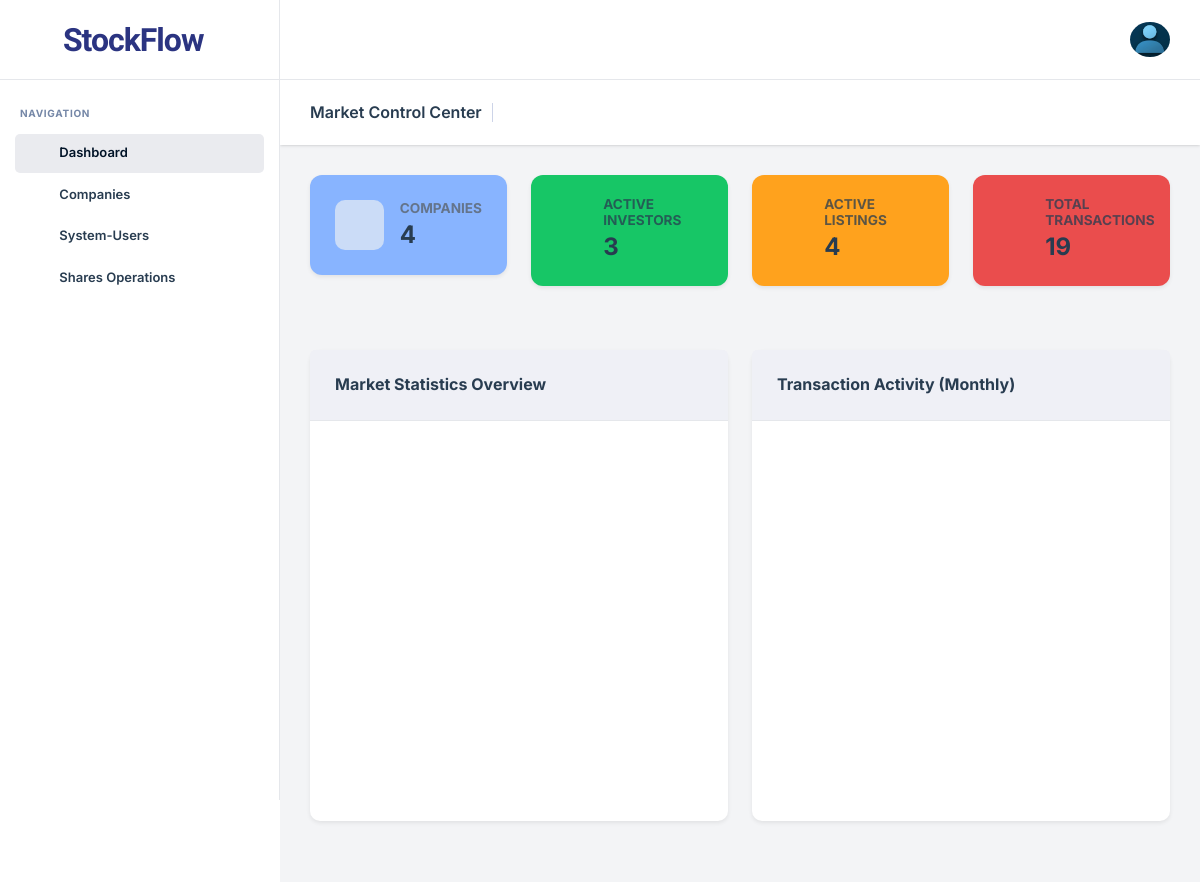
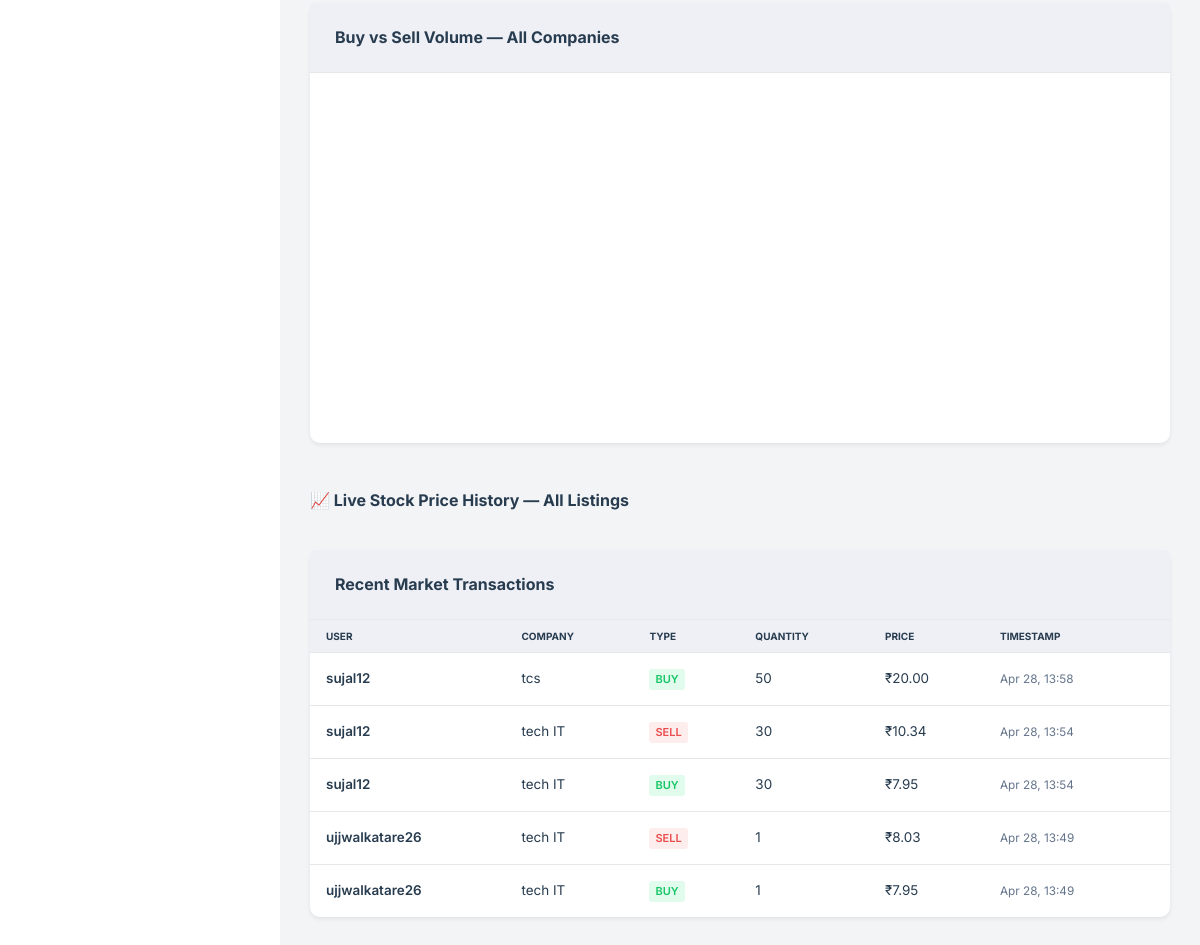
Before: /admin_dashboard with the older database file (2 pictures, top to bottom).
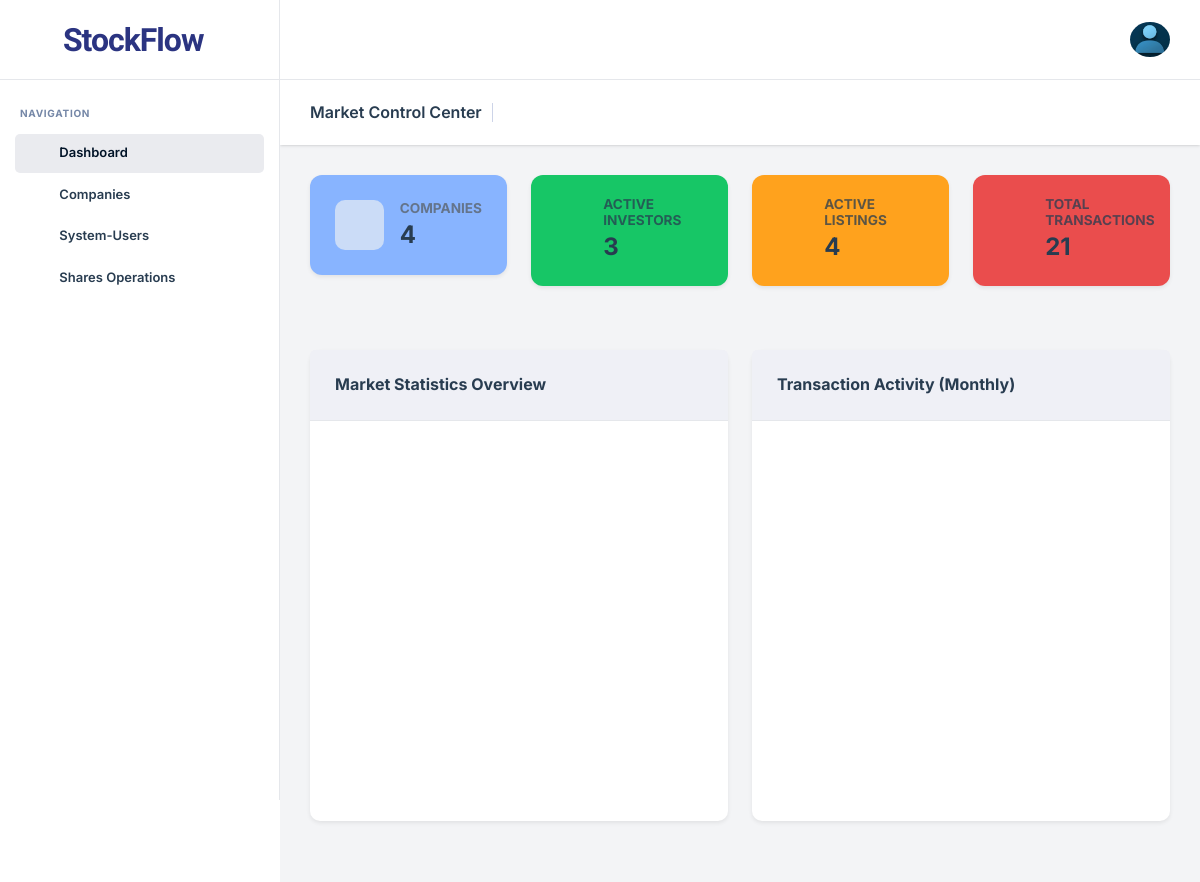
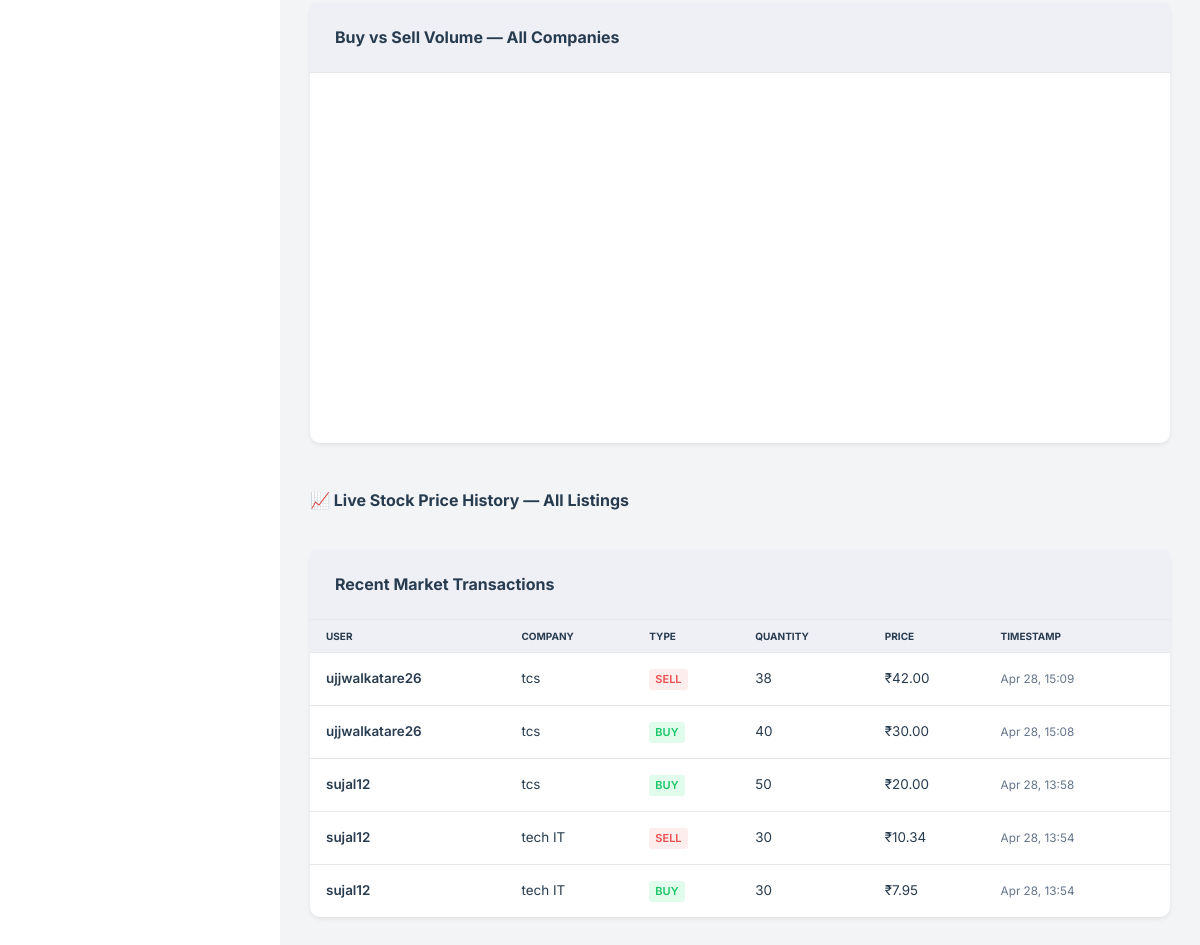
After: the same page with the newer database file (2 pictures, top to bottom).
### app/models.py (models this page shows, shortened)
class Transaction(models.Model):
    TRANSACTION_TYPES = [('buy', 'Buy'), ('sell', 'Sell')]
    user = models.ForeignKey(StockUser, on_delete=models.CASCADE)
    listing = models.ForeignKey(ShareListing, on_delete=models.CASCADE)
    transaction_type = models.CharField(max_length=10, choices=TRANSACTION_TYPES)
    quantity = models.PositiveIntegerField()
    price_at_transaction = models.DecimalField(max_digits=10, decimal_places=2)
    timestamp = models.DateTimeField(auto_now_add=True)
    tx_hash = models.CharField(max_length=100, null=True, blank=True)

class StockUser(models.Model):
    full_name = models.CharField(max_length=100)
    username = models.CharField(max_length=50, unique=True)
    email = models.EmailField(unique=True)
    phone = models.CharField(max_length=15)
    password = models.CharField(max_length=255) # Store hashed passwords here
    amount = models.IntegerField(default=0)
    created_at = models.DateTimeField(auto_now_add=True)
    wallet_address = models.CharField(max_length=42, unique=True, null=True, blank=True)

class ShareListing(models.Model):
    STATUS_CHOICES = [
        ('pending', 'Pending'),
        ('approved', 'Approved'),
        ('rejected', 'Rejected'),
    ]
    company = models.ForeignKey(Company, on_delete=models.CASCADE, related_name='listings')
    total_shares = models.PositiveIntegerField()
    price_per_share = models.DecimalField(max_digits=10, decimal_places=2)
    listing_date = models.DateTimeField(auto_now_add=True)
    status = models.CharField(max_length=20, choices=STATUS_CHOICES, default='pending')

class Company(models.Model):
    company_name = models.CharField(max_length=255)
    registration_number = models.CharField(max_length=100, unique=True)
    address = models.TextField()
    email = models.EmailField(unique=True)
    contact_number = models.CharField(max_length=20)
    username = models.CharField(max_length=100, unique=True)
    password = models.CharField(max_length=255)  # Raw password storage
    wallet_address = models.CharField(max_length=42, unique=True, null=True, blank=True)
    wallet_private_key = models.CharField(max_length=255, null=True, blank=True)

### app/views.py (the view)
# urls.py: path('admin_dashboard',views.admin_dashboard,name='admin_dashboard'),
def admin_dashboard(request):
    total_companies = Company.objects.count()
    total_users = StockUser.objects.count()
    total_shares_listed = ShareListing.objects.filter(status='approved').count()
    total_transactions = Transaction.objects.count()
    recent_transactions = Transaction.objects.select_related('user', 'listing__company').order_by('-timestamp')[:5]
    transaction_data = (
        Transaction.objects.annotate(month=TruncMonth('timestamp'))
        .values('month')
        .annotate(count=Count('id'))
        .order_by('month')
    )
    months = [d['month'].strftime("%b %Y") for d in transaction_data]
    transaction_counts = [d['count'] for d in transaction_data]
    approved_listings = ShareListing.objects.filter(status='approved').select_related('company')
    buy_sell_data = []
    for listing in approved_listings:
        buys = Transaction.objects.filter(listing=listing, transaction_type='buy').aggregate(total=Sum('quantity'))['total'] or 0
        sells = Transaction.objects.filter(listing=listing, transaction_type='sell').aggregate(total=Sum('quantity'))['total'] or 0
        if buys > 0 or sells > 0:
            buy_sell_data.append({
                'name': listing.company.company_name,
                'buys': buys,
                'sells': sells,
            })
    listings_chart_data = []
    for listing in approved_listings:
        history = StockPriceHistory.objects.filter(listing=listing).order_by('timestamp')
        if history.exists():
            listings_chart_data.append({
                'id': listing.id,
                'company_name': listing.company.company_name,
                'labels': [h.timestamp.strftime("%d %b %H:%M") for h in history],
                'prices': [float(h.price) for h in history],
                'current_price': float(listing.price_per_share),
                'total_shares': listing.total_shares,
                'status': listing.status,
            })
    context = {
        'total_companies': total_companies,
        'total_users': total_users,
        'total_shares_listed': total_shares_listed,
        'total_transactions': total_transactions,
        'recent_transactions': recent_transactions,
        'months': json.dumps(months),
        'transaction_counts': json.dumps(transaction_counts),
        'buy_sell_data': json.dumps(buy_sell_data),
        'listings_chart_data': json.dumps(listings_chart_data),
    }
    return render(request, 'admin_dashboard.html', context)

### templates/admin_dashboard.html (shortened to what the changed rows need)
<!DOCTYPE html>
<html lang="zxx">
<head>
    <link rel="stylesheet" type="text/css" href="static/assets/css/bootstrap.min.css" />
    <link rel="stylesheet" type="text/css" href="static/assets/vendors/css/vendors.min.css" />
    <link rel="stylesheet" type="text/css" href="static/assets/css/theme.min.css" />
</head>
<body>
    <main class="nxl-container">
        <div class="nxl-content">
            <div class="main-content">
                <div class="row mb-4">
                    <div class="col-md-3 mb-3">
                        <div class="card shadow-sm border-0 bg-danger text-white" style="border-radius:12px;">
                            <div class="card-body d-flex align-items-center">
                                <div>
                                    <h6 class="card-subtitle mb-1 opacity-75 fw-bold" style="font-size:0.85rem;">TOTAL TRANSACTIONS</h6>
                                    <h3 class="card-title mb-0 fw-extrabold">{{ total_transactions }}</h3>
                                </div>
                            </div>
                        </div>
                    </div>
                </div>
                <div class="row">
                    <div class="col-md-12">
                        <div class="card shadow-sm border-0">
                            <div class="card-body p-0">
                                <div class="table-responsive">
                                    <table class="table table-hover mb-0">
                                        <thead class="bg-light">
                                            <tr>
                                                <th class="ps-3">User</th>
                                                <th>Company</th>
                                                <th>Type</th>
                                                <th>Quantity</th>
                                                <th>Price</th>
                                                <th>Timestamp</th>
                                            </tr>
                                        </thead>
                                        <tbody>
                                            {% for txn in recent_transactions %}
                                            <tr>
                                                <td class="ps-3"><strong>{{ txn.user.username }}</strong></td>
                                                <td>{{ txn.listing.company.company_name }}</td>
                                                <td>
                                                    <span class="badge {% if txn.transaction_type == 'buy' %}bg-soft-success text-success{% else %}bg-soft-danger text-danger{% endif %}">
                                                        {{ txn.transaction_type|upper }}
                                                    </span>
                                                </td>
                                                <td>{{ txn.quantity }}</td>
                                                <td>₹{{ txn.price_at_transaction }}</td>
                                                <td><small class="text-muted">{{ txn.timestamp|date:"M d, H:i" }}</small></td>
                                            </tr>
                                            {% empty %}
                                            <tr>
                                                <td colspan="6" class="text-center py-4">No recent transactions found.</td>
                                            </tr>
                                            {% endfor %}
                                        </tbody>
                                    </table>
                                </div>
                            </div>
                        </div>
                    </div>
                </div>
            </div>
        </div>
    </main>
</body>
</html>

Changed rows visible on the page:
no longer on this page (row unchanged): Transaction: user.username "ujjwalkatare26", listing.company.company_name "tech IT", transaction_type "SELL", quantity "1", price_at_transaction "8.03", timestamp "Apr 28, 13:49"
no longer on this page (row unchanged): Transaction: user.username "ujjwalkatare26", listing.company.company_name "tech IT", transaction_type "BUY", quantity "1", price_at_transaction "7.95", timestamp "Apr 28, 13:49"
added Transaction: user.username "ujjwalkatare26", listing.company.company_name "tcs", transaction_type "SELL", quantity "38", price_at_transaction "42.00", timestamp "Apr 28, 15:09"
added Transaction: user.username "ujjwalkatare26", listing.company.company_name "tcs", transaction_type "BUY", quantity "40", price_at_transaction "30.00", timestamp "Apr 28, 15:08"
Other visible differences:
{{ total_transactions }}: "19" → "21"
